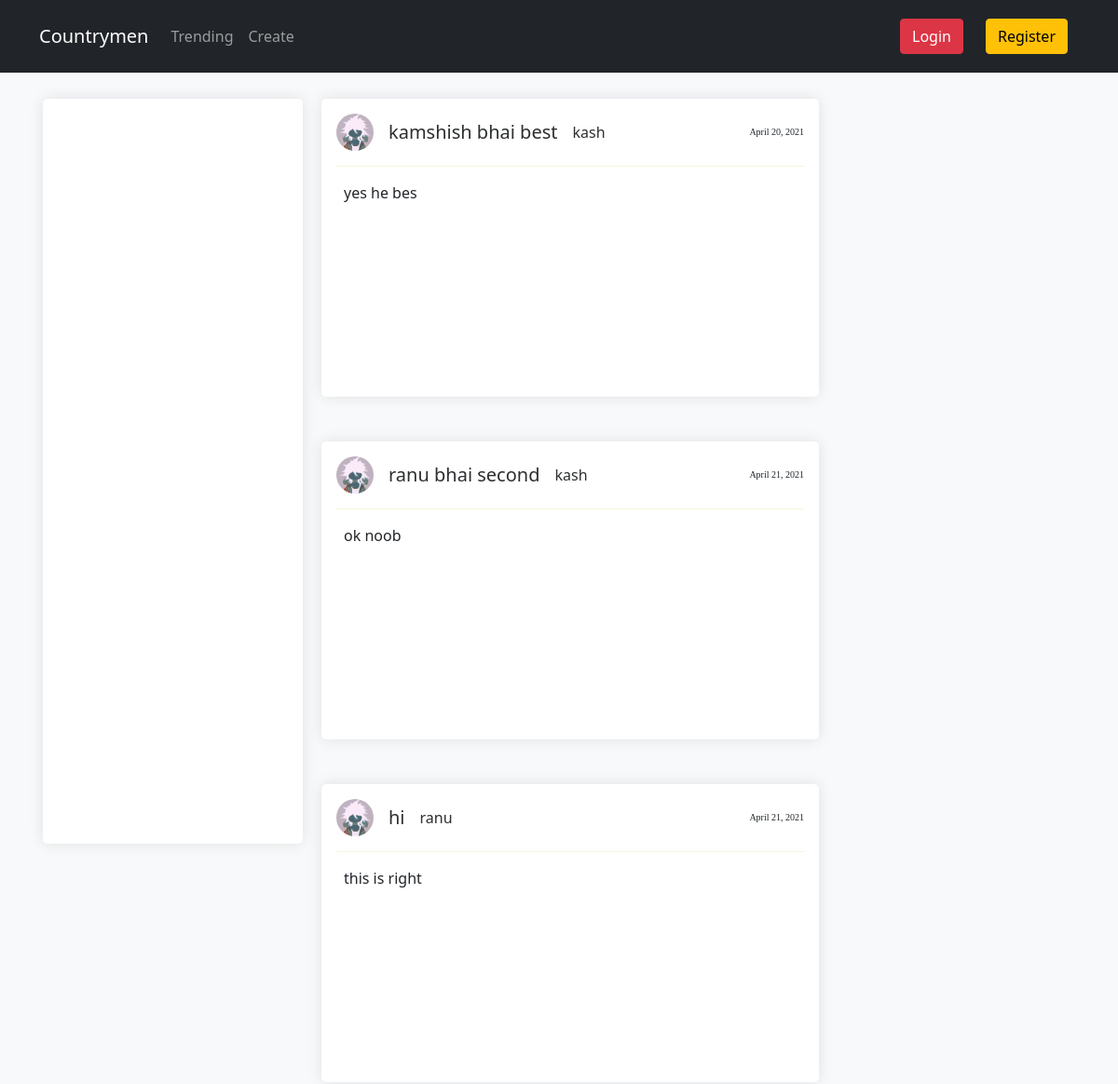
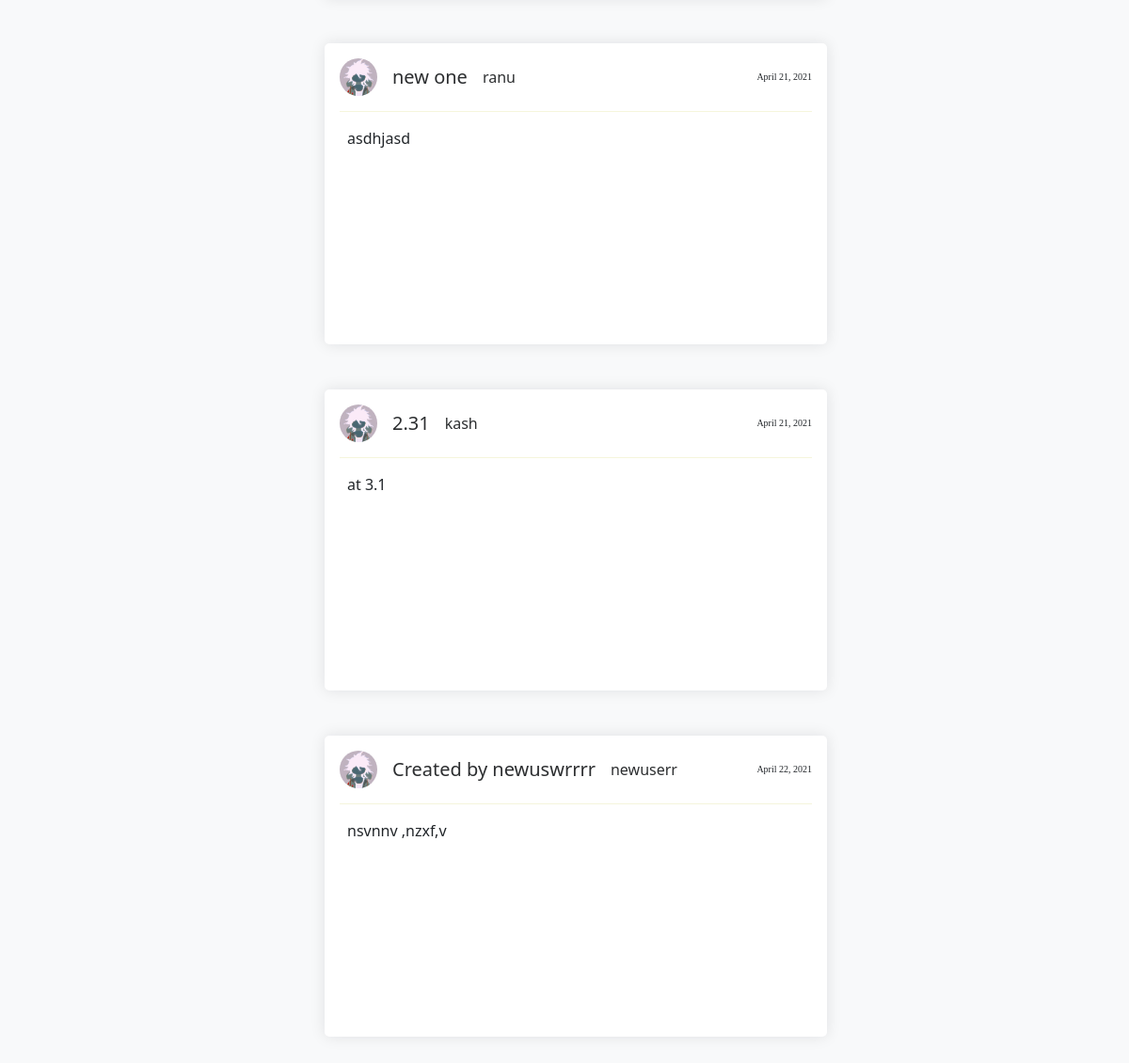
The page / on the database its author committed (2 pictures, top to bottom).
### agenda/models.py (models this page shows, shortened)
class Agenda(models.Model):
    title = models.CharField(max_length=100)
    text = models.TextField()
    date = models.DateTimeField(auto_now_add = True)
    author = models.ForeignKey(Users,on_delete=models.CASCADE)
    slug = models.SlugField(default='default',editable='False',max_length=100,null=False)

class Users(AbstractUser):
    username = models.CharField(max_length=20,primary_key=True)
    name  = models.CharField(max_length=30)
    image = models.CharField(max_length=20,default="default.jpg")
    email = models.EmailField(null=True)
    def __str__(self):
        return self.username

### agenda/views.py (the view)
# urls.py: path('',HomeListView.as_view(),name = 'home'),
class HomeListView(ListView):
    model = Agenda
    template_name = 'social.html'
    context_object_name = 'posts'
    ordering = ['-id']
    def get_queryset(self):
        if self.request.user.is_authenticated:
            follower_user_ids = UserFollowing.objects.filter(following_user_id = self.request.user)\
                                                    .values_list('user_id', flat=True)\
                                                    .distinct()
            agenda = Agenda.objects.filter(author_id__in=follower_user_ids)
        else:
            agenda = Agenda.objects.all()
        return agenda

### templates/social.html (shortened to what this page needs)
{% extends "layout.html" %} {% block content %}
<div class="container-fluid">
    <div class="row">
        <div class="col-md-3 bg-white main_left_sidebar m-1">
        </div>
        <div class="col-12 col-md-6 main_posts m-1">
            {% for post in posts %}
            <div class="card p-3 mb-5">
                <span class="d-flex card-head">
                    <img src="/media/default.jpg" alt="">
                    <a href="{% url 'agenda_view' post.slug %}">
                        <h5 class="card-title"> {{post.title}} </h5>
                    </a>
                    <p>
                        <a href="{% url 'profile_view' post.author.username %}">
                            {{post.author}}
                            </a>
                    </p>
                    <p class="card-date">
                        {{post.date.date}}
                    </p>
                </span>
                <p class="card-text">{{post.text}}</p>
            </div>
            {% endfor %}
        </div>
    </div>
</div>
{% endblock %}

### static/css/main.css (style rules this page uses)
* { margin: 0; padding: 0; box-sizing: border-box; }
body { background-color: #f8f9fa; }
.main_left_sidebar { height: 100vh; }
.card a { text-decoration: none; color: rgb(44, 46, 48); }
.card { height: 20rem; }
.card, .main_left_sidebar, .main_right_sidebar { border: none; box-shadow: rgba(17, 17, 26, 0.1) 0px 0px 16px; border-radius: 5px; }
span img { margin-right: 1rem; width: 40px; height: 40px; border-radius: 25px; }
span h5, p { line-height: 40px; }
.card-date { margin-left: auto; font-size: x-small; font-family: 'Times New Roman', Times, serif; }
.card p a { margin-left: 16px; font-size: medium ; }
.card-head { border-bottom: 1px solid beige; }
.card-text { padding: 8px; }

### rows shown on the page
Agenda: title "kamshish bhai best", author "kash", date "April 20, 2021", text "yes he bes"
Agenda: title "ranu bhai second", author "kash", date "April 21, 2021", text "ok noob"
Agenda: title "hi", author "ranu", date "April 21, 2021", text "this is right"
Agenda: title "new one", author "ranu", date "April 21, 2021", text "asdhjasd"
Agenda: title "2.31", author "kash", date "April 21, 2021", text "at 3.1"
Agenda: title "Created by newuswrrrr", author "newuserr", date "April 22, 2021", text "nsvnnv ,nzxf,v"
